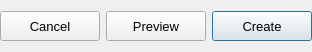
    <widget class="QFrame" name="frame_2">
     <property name="minimumSize">
      <size>
       <width>0</width>
       <height>52</height>
      </size>
     </property>
     <property name="maximumSize">
      <size>
       <width>16777215</width>
       <height>52</height>
      </size>
     </property>
     <property name="frameShape">
      <enum>QFrame::NoFrame</enum>
     </property>
     <property name="frameShadow">
      <enum>QFrame::Raised</enum>
     </property>
     <layout class="QGridLayout" name="gridLayout_2">
      <property name="leftMargin">
       <number>0</number>
      </property>
      <property name="topMargin">
       <number>0</number>
      </property>
      <property name="rightMargin">
       <number>0</number>
      </property>
      <property name="bottomMargin">
       <number>0</number>
      </property>
      <property name="verticalSpacing">
       <number>0</number>
      </property>
      <item row="0" column="2">
       <widget class="QPushButton" name="pushButton_create">
        <property name="minimumSize">
         <size>
          <width>100</width>
          <height>30</height>
         </size>
        </property>
        <property name="maximumSize">
         <size>
          <width>100</width>
          <height>30</height>
         </size>
        </property>
        <property name="font">
         <font>
          <pointsize>10</pointsize>
          <weight>50</weight>
          <italic>false</italic>
          <bold>false</bold>
         </font>
        </property>
        <property name="styleSheet">
         <string notr="true"/>
        </property>
        <property name="text">
         <string>Create</string>
        </property>
        <property name="autoDefault">
         <bool>false</bool>
        </property>
        <property name="default">
         <bool>true</bool>
        </property>
        <property name="flat">
         <bool>false</bool>
        </property>
       </widget>
      </item>
      <item row="0" column="0">
       <widget class="QPushButton" name="pushButton_cancel">
        <property name="minimumSize">
         <size>
          <width>100</width>
          <height>30</height>
         </size>
        </property>
        <property name="maximumSize">
         <size>
          <width>100</width>
          <height>30</height>
         </size>
        </property>
        <property name="font">
         <font>
          <pointsize>10</pointsize>
          <weight>50</weight>
          <italic>false</italic>
          <bold>false</bold>
         </font>
        </property>
        <property name="styleSheet">
         <string notr="true"/>
        </property>
        <property name="text">
         <string>Cancel</string>
        </property>
        <property name="autoDefault">
         <bool>false</bool>
        </property>
        <property name="default">
         <bool>false</bool>
        </property>
        <property name="flat">
         <bool>false</bool>
        </property>
       </widget>
      </item>
      <item row="0" column="1">
       <widget class="QPushButton" name="pushButton_preview">
        <property name="minimumSize">
         <size>
          <width>100</width>
          <height>30</height>
         </size>
        </property>
        <property name="maximumSize">
         <size>
          <width>100</width>
          <height>30</height>
         </size>
        </property>
        <property name="font">
         <font>
          <pointsize>10</pointsize>
         </font>
        </property>
        <property name="text">
         <string>Preview</string>
        </property>
        <property name="autoDefault">
         <bool>false</bool>
        </property>
        <property name="default">
         <bool>false</bool>
        </property>
        <property name="flat">
         <bool>false</bool>
        </property>
       </widget>
      </item>
     </layout>
    </widget>
